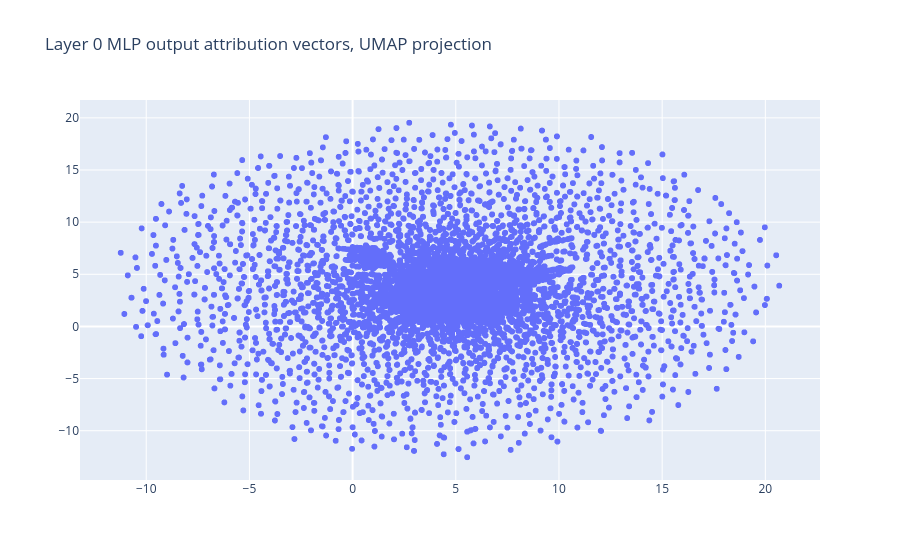
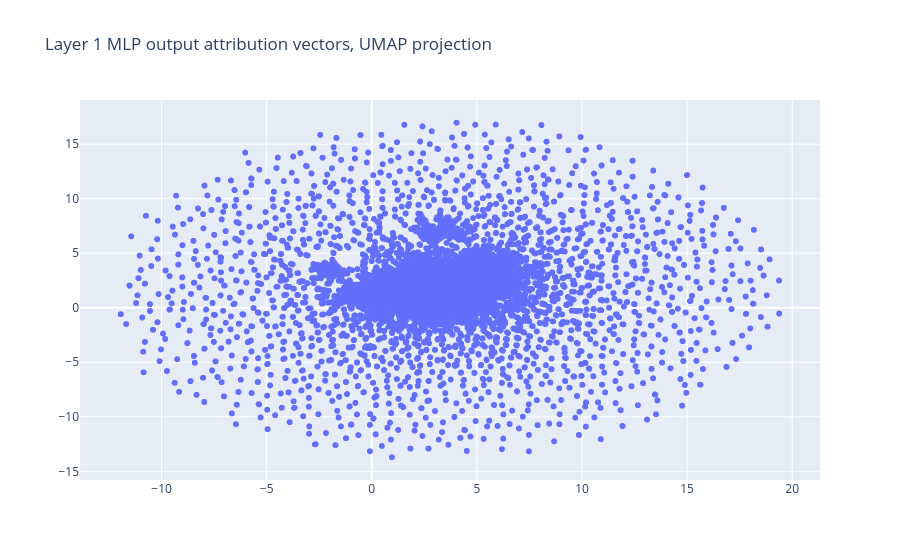
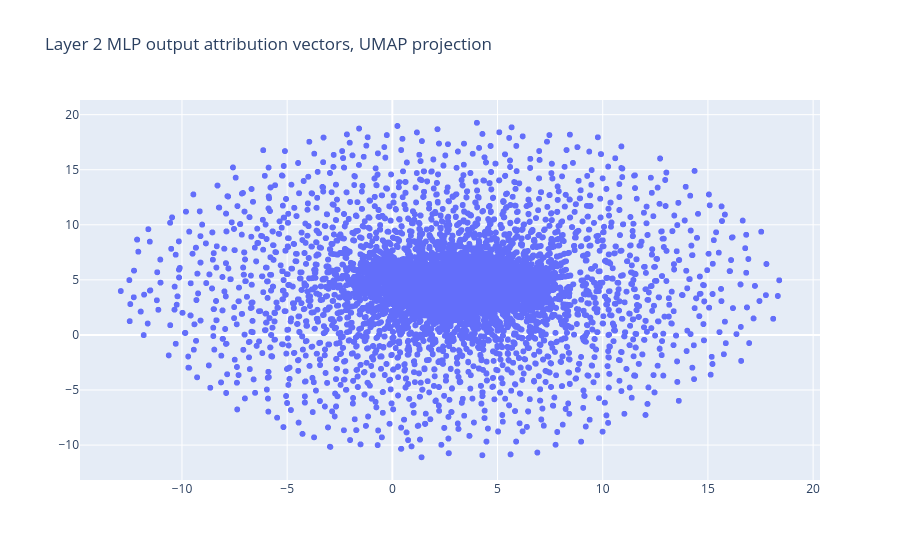

Notebook code cell kept with these figures, in order:
### Code cell
for l in range(3):
    scatter(
        x=embeddings[l][:,0],
        y=embeddings[l][:,1],
        xaxis="",
        yaxis="",
        title=f"Layer {str(l)} MLP output attribution vectors, UMAP projection"
    )

### Figure 1 — Plotly figure (JSON) as saved in the notebook; plotly's stock layout.template omitted (floating-point values rounded to 4 significant figures; data arrays with more than 128 entries replaced by an {"elided": "..."} marker saying what was removed)
{"data": [{"hovertemplate": "=%{y}<extra></extra>", "legendgroup": "", "marker": {"color": "#636efa", "symbol": "circle"}, "mode": "markers", "name": "", "showlegend": false, "type": "scattergl", "x": {"elided": "44260 float values"}, "xaxis": "x", "y": {"elided": "44260 float values"}, "yaxis": "y"}], "layout": {"legend": {"tracegroupgap": 0}, "title": {"text": "Layer 0 MLP output attribution vectors, UMAP projection"}, "xaxis": {"anchor": "y", "domain": [0, 1], "title": {"text": ""}}, "yaxis": {"anchor": "x", "domain": [0, 1], "title": {"text": ""}}}}

### Figure 2 — Plotly figure (JSON) as saved in the notebook; plotly's stock layout.template omitted (floating-point values rounded to 4 significant figures; data arrays with more than 128 entries replaced by an {"elided": "..."} marker saying what was removed)
{"data": [{"hovertemplate": "=%{y}<extra></extra>", "legendgroup": "", "marker": {"color": "#636efa", "symbol": "circle"}, "mode": "markers", "name": "", "showlegend": false, "type": "scattergl", "x": {"elided": "44829 float values"}, "xaxis": "x", "y": {"elided": "44829 float values"}, "yaxis": "y"}], "layout": {"legend": {"tracegroupgap": 0}, "title": {"text": "Layer 1 MLP output attribution vectors, UMAP projection"}, "xaxis": {"anchor": "y", "domain": [0, 1], "title": {"text": ""}}, "yaxis": {"anchor": "x", "domain": [0, 1], "title": {"text": ""}}}}

### Figure 3 — Plotly figure (JSON) as saved in the notebook; plotly's stock layout.template omitted (floating-point values rounded to 4 significant figures; data arrays with more than 128 entries replaced by an {"elided": "..."} marker saying what was removed)
{"data": [{"hovertemplate": "=%{y}<extra></extra>", "legendgroup": "", "marker": {"color": "#636efa", "symbol": "circle"}, "mode": "markers", "name": "", "showlegend": false, "type": "scattergl", "x": {"elided": "43103 float values"}, "xaxis": "x", "y": {"elided": "43103 float values"}, "yaxis": "y"}], "layout": {"legend": {"tracegroupgap": 0}, "title": {"text": "Layer 2 MLP output attribution vectors, UMAP projection"}, "xaxis": {"anchor": "y", "domain": [0, 1], "title": {"text": ""}}, "yaxis": {"anchor": "x", "domain": [0, 1], "title": {"text": ""}}}}
